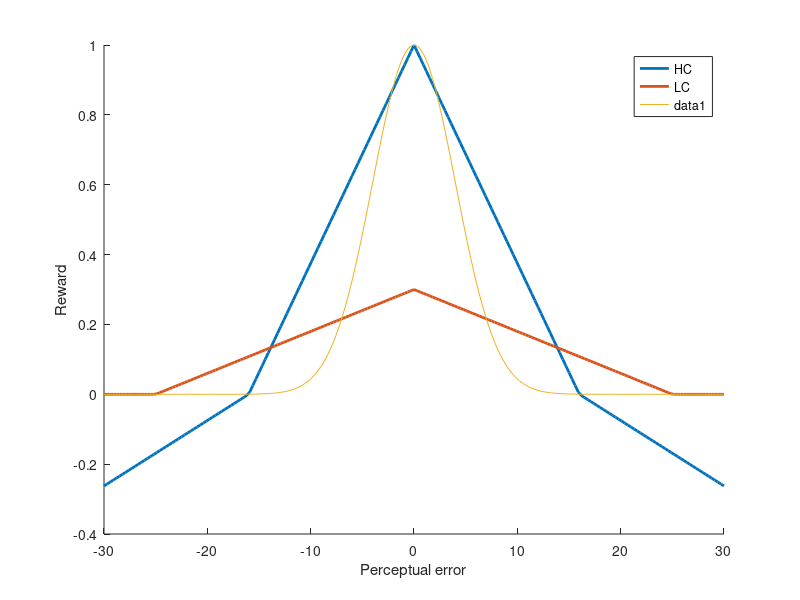

Write the MATLAB code that produced this figure. (Note: this script raises an error after producing the figure.)
% close all
clear all

% %% Analytical reward function
% maxTolerableError = 20; % In degrees
% sigmaHC = 3.25;         % HC reward function std deviation
% valLC   = 0.3;          % LC constant reward
% x = linspace(-20, 20, 100);
% 
% mu = 0;
% sigma = sigmaHC;
% y1 = exp( - (abs(x)).^2 / (2 * sigma^2) );
% y2 = ones(1, numel(x))*valLC;
% 
% x1 = sqrt( - log(0.3)* 2 * sigma^2 );
% x2 = -x1;
% 
% figure
% hold on
% plot(x, y1, DisplayName="HC", LineWidth=2)
% plot(x, y2, DisplayName="LC", LineWidth=2)
% xlabel("Perceptual error")
% ylabel("Reward")
% legend
% 
% xline(x1, LineWidth=2, LineStyle="--", HandleVisibility="off")
% xline(x2, LineWidth=2, LineStyle="--", HandleVisibility="off")
% 
% hold off
% 
% x1, x2
% %% Analytical reward function
% maxTolerableError = 20; % In degrees
% x = linspace(-20, 20, 201);
% 
% y1 = 7; %20
% x1 = 5.97;
% sigmaErrSD_C0_015 = 8.85;
% prob = cdf('Normal', x1, 0, sigmaErrSD_C0_015) - cdf('Normal', -x1, 0, sigmaErrSD_C0_015);
% disp(prob)
% 
% c1 = 1;
% c2 = 0.21;
% 
% m1 = 1/y1;
% m2 = m1 - (c1 - c2)/x1;
% 
% yHC = - m1 * sign(x) .* x + c1; yHC(abs(x) > y1) = 0;
% yLC = - m2 * sign(x) .* x + c2; yLC(abs(x) > maxTolerableError) = 0;
% 
% x2 = -x1;
% 
% figure
% hold on
% plot(x, yHC, DisplayName="HC", LineWidth=2)
% plot(x, yLC, DisplayName="LC", LineWidth=2)
% xlabel("Perceptual error")
% ylabel("Reward")
% legend
% 
% xline(x1, LineWidth=2, LineStyle="--", HandleVisibility="off")
% xline(x2, LineWidth=2, LineStyle="--", HandleVisibility="off")
% 
% hold off



%% Analytical reward function
maxTolerableError = 25; % In degrees
x = linspace(-30, 30, 201);

y1 = 16; %20
x1 = 10;
sigmaErrSD_C0_015 = 8.85;
prob = cdf('Normal', x1, 0, sigmaErrSD_C0_015) - cdf('Normal', -x1, 0, sigmaErrSD_C0_015);
disp(prob)

c1 = 1;
c2 = 0.3;

m1 = c1/y1;
m2 = c2 / maxTolerableError; %m1 - (c1 - c2)/x1;

yHC = - m1 * sign(x) .* x + c1; yHC(abs(x) > y1) = 0.3*yHC(abs(x) > y1);
yLC = - m2 * sign(x) .* x + c2; yLC(abs(x) > maxTolerableError) = 0;

x2 = -x1;

figure
hold on
plot(x, yHC, 'DisplayName', "HC", 'LineWidth', 2)
plot(x, yLC, 'DisplayName', "LC", 'LineWidth', 2)
plot(x, exp(-abs(x).^2 / ( 2 * 4^2) ))
xlabel("Perceptual error")
ylabel("Reward")
legend

xline(x1, 'LineWidth', 2, 'LineStyle', "--", 'HandleVisibility', "off")
xline(x2, 'LineWidth', 2, 'LineStyle', "--", 'HandleVisibility', "off")
yline(0, 'LineStyle', "--")
hold off
